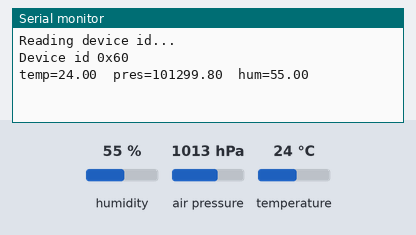
The sketch below on a simulated ESP8266 (NodeMCU). On the bench: the last lines printed to the serial monitor. Wiring (inferred from the names in the program): BME280 sensor at I2C address 0x76. Inputs (shaded band) come from the test bench; at power-on: humidity 55 %, air pressure 1013 hPa, temperature 24 °C.

Above: at 1.2 s.
1.3 s: humidity set to 22 %
At 2.6 s:
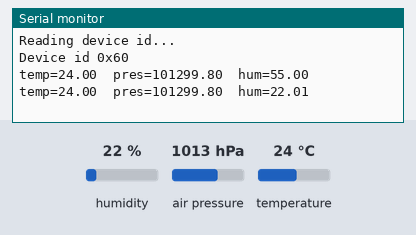
2.8 s: air pressure set to 952 hPa
At 4.2 s:
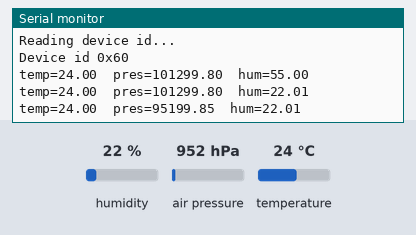
4.3 s: temperature set to 12 °C
At 6.7 s:
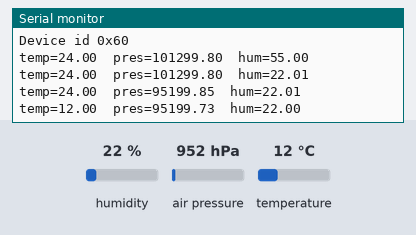
Timing chart, 0 to 8.2 s (numbered marks = the images above; inputs shaded):
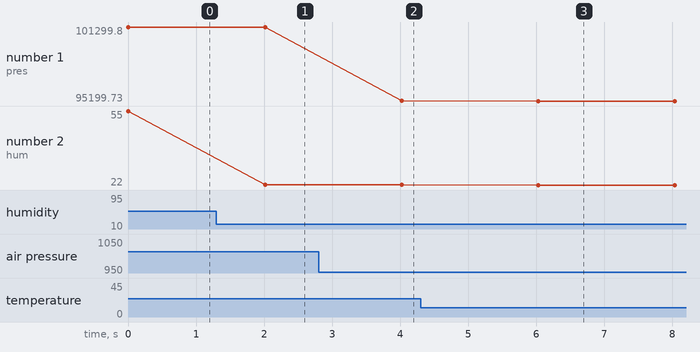

The sketch:

RBFMIOT_BME280_prototype.ino
```cpp
#include <ESP8266WiFi.h>
#include <Wire.h>

#define SDA_PIN 14
#define SCL_PIN 12

#define I2C_ADDR 0x76
#define ID_ADDR 0xD0
#define CTRL_MEAS_ADDR 0xF4
#define CTRL_HUM_ADDR 0xF2
#define CONFG_ADDR 0xF5
#define PRES_MSB_ADDR 0xF7
#define TEMP_MSB_ADDR 0xFA
#define HUM_MSB_ADDR 0xFD
#define DIG_T1_ADDR 0x88
#define DIG_H1_ADDR 0xA1
#define DIG_H2_ADDR 0xE1

#define MODE_FORCED 0x01
#define OSRS_H_1 0x01
#define OSRS_P_1 0x01
#define OSRS_T_1 0x01
#define IIR_FILTER_OFF 0x00
#define SPI_OFF 0x00

struct RawData {
  int32_t temp;
  int32_t pres;
  int32_t hum;
};

struct TrimmParams {
  uint16_t digT1;
  int16_t digT2;
  int16_t digT3;
  uint16_t digP1;
  int16_t digP2;
  int16_t digP3;
  int16_t digP4;
  int16_t digP5;
  int16_t digP6;
  int16_t digP7;
  int16_t digP8;
  int16_t digP9;
  uint8_t digH1;
  int16_t digH2;
  uint8_t digH3;
  int16_t digH4;
  int16_t digH5;
  int8_t digH6;
};

void configure(int _SDApin, int _SCLpin);
void initForcedMode();
void write(uint8_t regAddr, uint8_t data);
int8_t readId();
RawData burstRead();
TrimmParams readTrimmParams();
int32_t getFineTemp(RawData rd, TrimmParams tp);
int32_t compensateTemp(int32_t fineTemp);
uint32_t compensatePressure(RawData rd, TrimmParams tp, int32_t fineTemp);
uint32_t compensateHumidity(RawData rd, TrimmParams tp, int32_t fineTemp);
double getTemperature(int32_t inTemp);
double getPressure(uint32_t inPres);
double getHumidity(uint32_t inHum);

void setup() {
  Serial.begin(115200);
  Serial.println();
  Serial.println();
  configure(SDA_PIN, SCL_PIN);
  Serial.println("Reading device id...");
  Serial.print("Device id 0x");
  Serial.println(readId(), HEX);
}

void loop() {
  RawData rd;
  TrimmParams tp;
  int32_t fineTemp;
  double temp, pres, hum;
  initForcedMode();
  rd = burstRead();
  tp = readTrimmParams();
  fineTemp = getFineTemp(rd, tp);
  temp = getTemperature(compensateTemp(fineTemp));
  pres = getPressure(compensatePressure(rd, tp, fineTemp));
  hum = getHumidity(compensateHumidity(rd, tp, fineTemp));
  Serial.print("temp=");
  Serial.print(temp);
  Serial.print("\tpres=");
  Serial.print(pres);
  Serial.print("\thum=");
  Serial.print(hum);
  Serial.println();
  delay(2000);
}

void configure(int _SDApin, int _SCLpin) {
//  Serial.println("BME280 config start...");
  Wire.begin(_SDApin, _SCLpin);
//  Serial.println("BME280 config complete...");
}

void initForcedMode() {
   uint8_t confg;
  uint8_t ctrl_meas;
  uint8_t ctrl_hum;
  confg = IIR_FILTER_OFF << 2 | SPI_OFF;
//  Serial.print("confg 0x");
//  Serial.println(confg, HEX);
  ctrl_meas = OSRS_T_1 << 5 | OSRS_P_1 << 2 | MODE_FORCED;
//  Serial.print("ctrl_meas 0x");
//  Serial.println(ctrl_meas, HEX);
  ctrl_hum = OSRS_H_1;
//  Serial.print("ctrl_hum 0x");
//  Serial.println(ctrl_hum, HEX);
  write(CONFG_ADDR, confg);
  write(CTRL_HUM_ADDR, ctrl_hum);
  write(CTRL_MEAS_ADDR, ctrl_meas);
}

void write(uint8_t regAddr, uint8_t data) {
  Wire.beginTransmission(I2C_ADDR);
  Wire.write(regAddr);
  Wire.write(data);
  Wire.endTransmission();
}

int8_t readId() {
  int8_t id = -1; // id is unavailable
  Wire.beginTransmission(I2C_ADDR);
  Wire.write(ID_ADDR);
  Wire.endTransmission();
  Wire.requestFrom(I2C_ADDR, 1);
  if (Wire.available()) {
    id = Wire.read();
  }
  Wire.endTransmission();
  return id;
}

RawData burstRead() {
  RawData rawData;
  uint8_t rawDataArray[8];
  int rawDataArrayCount = 0;
  Wire.beginTransmission(I2C_ADDR);
  Wire.write(PRES_MSB_ADDR);
  Wire.endTransmission();
  Wire.requestFrom(I2C_ADDR, 8);
  while (Wire.available()) {
   rawDataArray[rawDataArrayCount] = Wire.read();
   rawDataArrayCount++;
  }
  Wire.endTransmission();
  rawData.pres = rawDataArray[0] << 12 | rawDataArray[1] << 4 | rawDataArray[2] >> 4;
  rawData.temp = rawDataArray[3] << 12 | rawDataArray[4] << 4 | rawDataArray[5] >> 4;
  rawData.hum = rawDataArray[6] << 8 | rawDataArray[7];
  return rawData;
}

TrimmParams readTrimmParams() {
  TrimmParams trimmParams;
  uint8_t trimmParamsArray[32];
  int trimmParamsArrayCount = 0;
  Wire.beginTransmission(I2C_ADDR);
  Wire.write(DIG_T1_ADDR);
  Wire.endTransmission();
  Wire.requestFrom(I2C_ADDR, 24);
  while (Wire.available()) {
   trimmParamsArray[trimmParamsArrayCount] = Wire.read();
   trimmParamsArrayCount++;
  }
  Wire.endTransmission();
  Wire.beginTransmission(I2C_ADDR);
  Wire.write(DIG_H1_ADDR);
  Wire.endTransmission();
  Wire.requestFrom(I2C_ADDR, 1);
  trimmParamsArray[trimmParamsArrayCount] = Wire.read();
  trimmParamsArrayCount++;
  Wire.endTransmission();
  Wire.beginTransmission(I2C_ADDR);
  Wire.write(DIG_H2_ADDR);
  Wire.endTransmission();
  Wire.requestFrom(I2C_ADDR, 7);
  while (Wire.available()) {
   trimmParamsArray[trimmParamsArrayCount] = Wire.read();
   trimmParamsArrayCount++;
  }
  Wire.endTransmission();
  trimmParams.digT1 = trimmParamsArray[1] << 8 | trimmParamsArray[0];
  trimmParams.digT2 = trimmParamsArray[3] << 8 | trimmParamsArray[2];
  trimmParams.digT3 = trimmParamsArray[5] << 8 | trimmParamsArray[4];
  trimmParams.digP1 = trimmParamsArray[7] << 8 | trimmParamsArray[6];
  trimmParams.digP2 = trimmParamsArray[9] << 8 | trimmParamsArray[8];
  trimmParams.digP3 = trimmParamsArray[11] << 8 | trimmParamsArray[10];
  trimmParams.digP4 = trimmParamsArray[13] << 8 | trimmParamsArray[12];
  trimmParams.digP5 = trimmParamsArray[15] << 8 | trimmParamsArray[14];
  trimmParams.digP6 = trimmParamsArray[17] << 8 | trimmParamsArray[16];
  trimmParams.digP7 = trimmParamsArray[19] << 8 | trimmParamsArray[18];
  trimmParams.digP8 = trimmParamsArray[21] << 8 | trimmParamsArray[20];
  trimmParams.digP9 = trimmParamsArray[23] << 8 | trimmParamsArray[22];
  trimmParams.digH1 = trimmParamsArray[24];
  trimmParams.digH2 = trimmParamsArray[26] << 8 | trimmParamsArray[25];
  trimmParams.digH3 = trimmParamsArray[27];
  trimmParams.digH4 = trimmParamsArray[28] << 4 | 0x0F & trimmParamsArray[29];
  trimmParams.digH5 = trimmParamsArray[30] << 4 | 0x0F & (trimmParamsArray[29] >> 4);
  trimmParams.digH6 = trimmParamsArray[31];
  return trimmParams;
}

int32_t getFineTemp(RawData rd, TrimmParams tp) {
  int32_t var1, var2, fineTemp;
  var1 = ((((rd.temp >> 3) - ((int32_t)tp.digT1 << 1))) * ((int32_t)tp.digT2)) >> 11;
  var2 = (((((rd.temp >> 4) - ((int32_t)tp.digT1)) * ((rd.temp >> 4) - ((int32_t)tp.digT1))) >> 12) * ((int32_t)tp.digT3)) >> 14;
  fineTemp = var1 + var2;
  return fineTemp;
}

// Returns temperature in DegC, resolution is 0.01 DegC. Output value of "5123" equals 51.23 DegC.
// t_fine carries fine temperature as global value
int32_t compensateTemp(int32_t fineTemp) {
  return (fineTemp * 5 + 128) >> 8;
}

// Returns pressure in Pa as unsigned 32 bit integer in Q24.8 format (24 integer bits and 8 fractional bits).
// Output value of "24674867" represents 24674867/256 = 96386.2 Pa = 963.862 hPa
uint32_t compensatePressure(RawData rd, TrimmParams tp, int32_t fineTemp) {
  int64_t var1, var2, pres;
  var1 = ((int64_t)fineTemp) - 128000;
  var2 = var1 * var1 * (int64_t)tp.digP6;
  var2 = var2 + ((var1 * (int64_t)tp.digP5) << 17);
  var2 = var2 + (((int64_t)tp.digP4) << 35);
  var1 = ((var1 * var1 * (int64_t)tp.digP3) >> 8) + ((var1 * (int64_t)tp.digP2) << 12);
  var1 = (((((int64_t)1) << 47) + var1)) * ((int64_t)tp.digP1) >> 33;
  if (var1 == 0) {
    return 0; // avoid exception caused by division by zero
  }
  pres = 1048576 - rd.pres;
  pres = (((pres << 31) - var2) * 3125) / var1;
  var1 = (((int64_t)tp.digP9) * (pres >> 13) * (pres >> 13)) >> 25;
  var2 = (((int64_t)tp.digP8) * pres) >> 19;
  pres = ((pres + var1 + var2) >> 8) + (((int64_t)tp.digP7) << 4);
  return (uint32_t)pres;
}

// Returns humidity in %RH as unsigned 32 bit integer in Q22.10 format (22 integer and 10 fractional bits).
// Output value of "47445" represents 47445/1024 = 46.333 %RH
uint32_t compensateHumidity(RawData rd, TrimmParams tp, int32_t fineTemp) {
  int32_t v_x1_u32r;
  v_x1_u32r = (fineTemp - ((int32_t)76800));
  v_x1_u32r = (((((rd.hum << 14) - (((int32_t)tp.digH4) << 20) - (((int32_t)tp.digH5) * v_x1_u32r))
  + ((int32_t)16384)) >> 15) * (((((((v_x1_u32r * ((int32_t)tp.digH6)) >> 10) * (((v_x1_u32r *((int32_t)tp.digH3)) >> 11)
  + ((int32_t)32768))) >> 10) + ((int32_t)2097152)) * ((int32_t)tp.digH2) + 8192) >> 14));
  v_x1_u32r = (v_x1_u32r - (((((v_x1_u32r >> 15) * (v_x1_u32r >> 15)) >> 7) * ((int32_t)tp.digH1)) >> 4));
  v_x1_u32r = (v_x1_u32r < 0 ? 0 : v_x1_u32r);
  v_x1_u32r = (v_x1_u32r > 419430400 ? 419430400 : v_x1_u32r);
  return (uint32_t) (v_x1_u32r >> 12);
}

double getTemperature(int32_t inTemp) {
  return (double)inTemp / 100.0;
}

double getPressure(uint32_t inPres) {
  return (double)inPres / 256.0;
}

double getHumidity(uint32_t inHum) {
  return (double)inHum / 1024.0;
}
```

Measured:
- after the input at 1.3 s, the serial monitor: prints a new line after 0.71 s (image 1)
- after the input at 2.8 s, the serial monitor: prints a new line after 1.2 s (image 2)
- after the input at 4.3 s, the serial monitor: prints a new line after 1.7 s (image 3)
- plotted number 1: 101299.8 → 95199.85 after the input at 2.8 s, 95199.85 → 95199.73 after the input at 4.3 s
- plotted number 2: 55 → 22.01 after the input at 1.3 s, 22.01 → 22 after the input at 4.3 s
